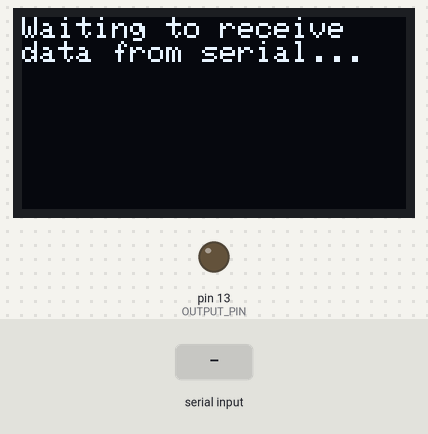
The sketch below on a simulated Arduino Uno, built with avr-gcc and run on an emulated ATmega328P. Shown: 128×64 one-colour display, output pins drawn as LEDs (lit = HIGH). The inputs (shaded band) are chosen by the test bench. What the sketch prints to the serial monitor is not drawn.

Above: at 1.2 s.
1.3 s: "200\n" received over Serial
At 1.7 s:
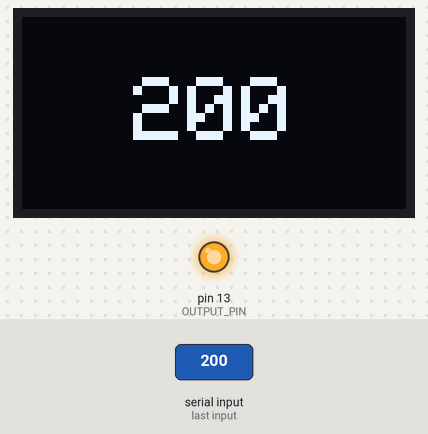
2.8 s: "90,45\n" received over Serial
At 4.0 s:
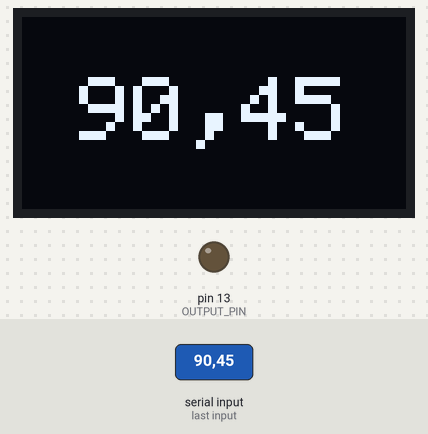
4.3 s: "5\n" received over Serial
At 5.2 s:
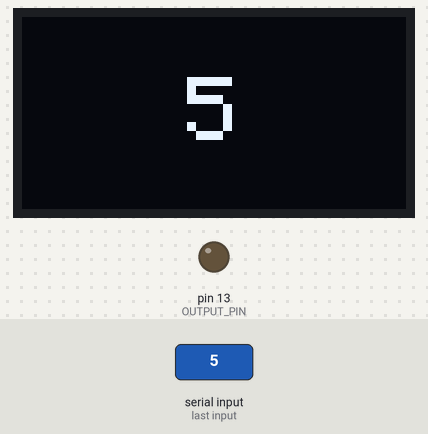
Timing chart, 0 to 7.3 s (numbered marks = the images above; inputs shaded):
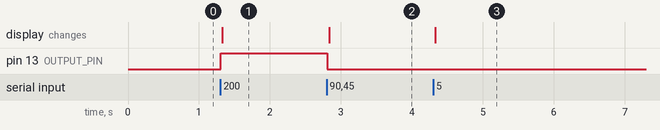

The sketch:

SerialOLED.ino
```cpp
/**
 * Receives a string off of the serial port and prints it out
 * on the OLED display.
 *
 * By Jon E. Froehlich
 * @jonfroehlich
 * http://makeabilitylab.io
 *
 */

// #include <SPI.h> // Comment out when using i2c
#include <Wire.h>
#include <Adafruit_GFX.h>
#include <Adafruit_SSD1306.h>

const int DELAY_MS = 5;

#define SCREEN_WIDTH 128 // OLED display width, in pixels
#define SCREEN_HEIGHT 64 // OLED display height, in pixels

// Declaration for an SSD1306 display connected to I2C (SDA, SCL pins)
#define OLED_RESET     4 // Reset pin # (or -1 if sharing Arduino reset pin)
Adafruit_SSD1306 _display(SCREEN_WIDTH, SCREEN_HEIGHT, &Wire, OLED_RESET);

const int OUTPUT_PIN = LED_BUILTIN;

void setup() {
  Serial.begin(9600);

  pinMode(OUTPUT_PIN, OUTPUT);

  // SSD1306_SWITCHCAPVCC = generate display voltage from 3.3V internally
  if(!_display.begin(SSD1306_SWITCHCAPVCC, 0x3D)) { // Address 0x3D for 128x64
    Serial.println(F("SSD1306 allocation failed"));
    for(;;); // Don't proceed, loop forever
  }

  _display.clearDisplay();
  _display.setTextSize(1);      // Normal 1:1 pixel scale
  _display.setTextColor(SSD1306_WHITE); // Draw white text
  _display.setCursor(0, 0);     // Start at top-left corner
  _display.print("Waiting to receive\ndata from serial...");
  _display.display();
}

void loop() {
  // Check to see if there is any incoming serial data
  if(Serial.available() > 0){
    // If we're here, then serial data has been received
    // Read data off the serial port until we get to the endline delimeter ('\n')
    // Store all of this data into a string
    String rcvdSerialData = Serial.readStringUntil('\n');

    int ledValue = rcvdSerialData.toInt();
    ledValue = constrain(ledValue, 0, 255);
    analogWrite(OUTPUT_PIN, ledValue);

    _display.clearDisplay();
    int16_t x1, y1;
    uint16_t textWidth, textHeight;

    _display.setTextSize(3);

    // Measure one line of text
    _display.getTextBounds("Test", 0, 0, &x1, &y1, &textWidth, &textHeight);
    int oneLineOfTextHeight = textHeight;

    // Measure the height of the received data
    _display.getTextBounds(rcvdSerialData, 0, 0, &x1, &y1, &textWidth, &textHeight);

    // Automatically set font size and centering and display received text
    if(textHeight <= oneLineOfTextHeight){
      // Write small amounts of text to center of screen
      uint16_t yText = _display.height() / 2 - textHeight / 2;
      uint16_t xText = _display.width() / 2 - textWidth / 2;
      _display.setCursor(xText, yText);
      _display.print(rcvdSerialData);
      _display.display();
    }else{
      // Once text gets too large, write it smaller and start at 0,0
      _display.setTextSize(1);
      _display.setCursor(0, 0);
      _display.print(rcvdSerialData);
      _display.display();
    }

    uint16_t yText = _display.height() / 2 - textHeight / 2;
    uint16_t xText = _display.width() / 2 - textWidth / 2;

    // Echo the data back on serial (for debugging purposes)
    // This is not necessary but helpful. Then the webpage can
    // display this debug output (if necessary)
    Serial.print("Arduino received: '");
    Serial.print(rcvdSerialData);
    Serial.println("'");
  }

  delay(DELAY_MS);
}
```

Measured:
- after the input at 1.3 s, pin 13 (OUTPUT_PIN): LOW → HIGH at once; the display: changes at once (image 1)
- after the input at 2.8 s, pin 13 (OUTPUT_PIN): HIGH → LOW at once; the display: changes at once (image 2)
- after the input at 4.3 s, the display: changes at once (image 3)
